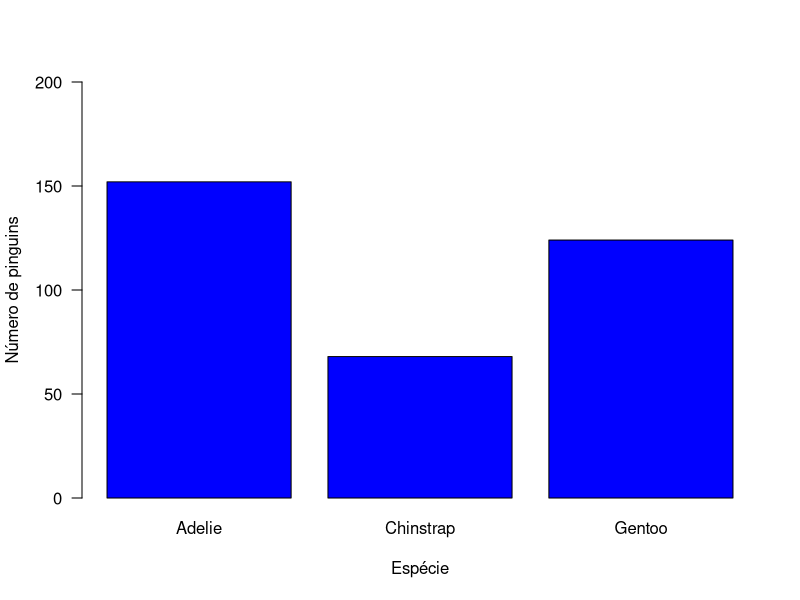

Here is the R script that generated this plot:
# Gráfico de barras simples no R
# Aprendendo e Ensinando R para Análise de dados
# Prof Marcos Vital, UFAL
# Dezembro de 2025
# Conteúdo com licença CC BY 4.0
# https://marcosvital.github.io/Aprendendo-R/

# Dados da aula de hoje:
dados <- read.csv ("penguins.csv", stringsAsFactors = T)

# Resumo dos dados:
summary (dados)

# Criando uma tabela com os dados da variável desejada:
tabela <- table (dados$species)

# Visualizando a tabela criada:
tabela

# Criando o gráfico de barras:
barplot (tabela, las = 1, xlab = "Espécie", ylab = "Número de pinguins", ylim = c (0, 200), col = "blue")

# ylim define os limites do eixo y
# las = 1 deixa os números "em pé"
# xlab e ylab dão nome aos eixos
# col define a cor dos elementos do gráfico